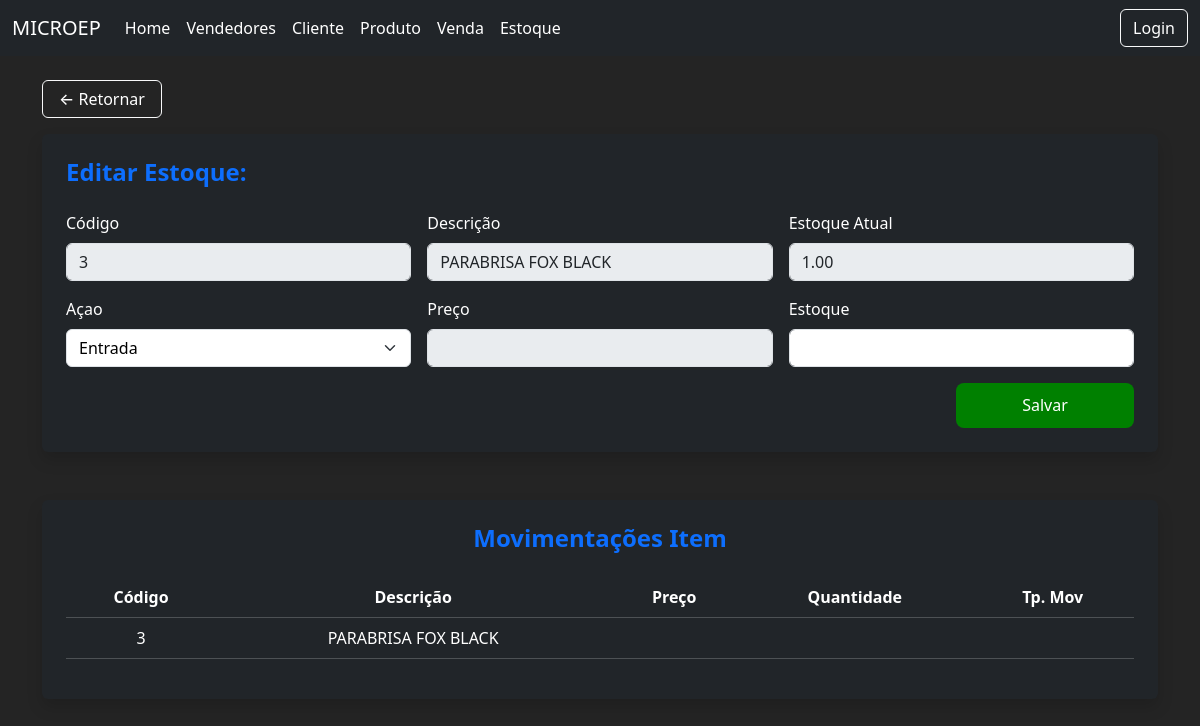
Screenshot of /produtos/4/ajuste/ with the database file from the repository.
### core/models.py (models this page shows, shortened)
class produto(models.Model):
    codigo = models.IntegerField()
    descricao = models.CharField(max_length=100)
    preco = models.DecimalField(max_digits=10,decimal_places=2)
    quantidadeestoque = models.DecimalField(max_digits=10,decimal_places=2,default=0)

### core/views.py (the view, shortened to what this page needs)
# urls.py: path('produtos/<int:id>/ajuste/',views.ajustar_estoque,name='ajustarestoque'),
def ajustar_estoque(request,id):
    erro  = None
    quantidademov = 0
    preco_unitario = 0
    prod = produto.objects.get(id=id)
    preco = request.POST.get("precoalt")
    quantidadeestoque = request.POST.get("estoquealt")
    if quantidadeestoque is not None:
        quantidademov = int(quantidadeestoque)
    if preco is not None:
        preco_unitario = int(preco)
    return render(request,'edicao/editarestoque.html',{'prod':prod,'erro':erro})

### core/templates/edicao/editarestoque.html (shortened to what this page needs)
<!DOCTYPE html>
<html lang="en">
<head>
    {% load static %}
    <link rel="stylesheet" href="{% static 'produtos.css' %}">
</head>
<body>
    {% include 'components/navbar.html' %}
    <div class="container py-4">
        <div class="mb-3">
            <a href="{% url 'produtos' %}" class="btn btn-outline-light px-3">
                ← Retornar
            </a>
        </div>
        <div class="bg-dark text-light rounded shadow p-4 mb-5">
            <h4 class="fw-bold text-primary mb-4">Editar Estoque:</h4>
            <form method="post">
                <div class="row g-3">
                    <div class="col-md-4 ">
                        <label class="form-label">Código</label>
                        <input type="number" name="codigo" value="{{prod.codigo}}" class="form-control disabled" disabled>
                    </div>
                    <div class="col-md-4">
                        <label class="form-label">Descrição</label>
                        <input type="text" name="descricao" value="{{prod.descricao}}" class="form-control disabled" disabled>
                    </div>
                    <div class="col-md-4">
                        <label class="form-label">Estoque Atual</label>
                        <input type="text" value="{{prod.quantidadeestoque}}" class="form-control disabled" disabled>
                    </div>
                    <div class="col-md-4">
                        <label class="form-label">Açao</label>
                        <select id="tipo_mov" class="form-select" required>
                            <option value="1">Entrada</option>
                        </select>
                    </div>
                    <div class="col-md-4 mt-3">
                        <label class="form-label">Preço</label>
                        <input id="inputpreco" type="text" name="precoalt" class="form-control" disabled>
                    </div>
                    <div class="col-md-4 mt-3">
                        <label class="form-label">Estoque</label>
                        <input id="inputestoque" type="text" name="estoquealt" class="form-control">
                    </div>
                    <div class="flex text-end">
                        <button class="checkbutton col-md-2 align-end" type="submit">Salvar</button>
                    </div>
                </div>
            </form>
        </div>
        <div class="bg-dark text-light rounded shadow p-4">
            <h4 class="fw-bold text-primary text-center mb-4">Movimentações Item</h4>
            <table class="table table-dark table-hover align-middle">
                <thead>
                    <tr>
                        <th class="text-center">Código</th>
                        <th class="text-center">Descrição</th>
                        <th class="text-center">Preço</th>
                        <th class="text-center">Quantidade</th>
                        <th class="text-center">Tp. Mov</th>
                    </tr>
                </thead>
                <tbody>
                    <tr>
                        <td class="text-center">{{ prod.codigo }}</td>
                        <td class="text-center">{{ prod.descricao }}</td>
                        <td class="text-center">{{ prod.preco_unitario }}</td>
                        <td class="text-center">{{ prod.quantidade }}</td>
                        <td class="text-center"></td>
                    </tr>
                </tbody>
            </table>
        </div>
    </div>
</body>
</html>

### static/produtos.css (style rules this page uses)
* { margin: 0; padding: 0; box-sizing: border-box; color: white; }
a { font-weight: 500 !important; color: #ffffff !important; text-decoration: inherit !important; }
:root { font-family: Inter, system-ui, Avenir, Helvetica, Arial, sans-serif; line-height: 1.5; font-weight: 400; color-scheme: light dark; color: rgba(255, 255, 255, 0.87) !important; background-color: #242424; font-synthesis: none; text-rendering: optimizeLegibility; -webkit-font-smoothing: antialiased; -moz-osx-font-smoothing: grayscale; }
body { background-color: #242424 !important; color: rgba(255, 255, 255, 0.87) !important; }
.checkbutton { background-color: green; border-radius: 8px; border: 1px solid transparent; padding: 0.6em 1.2em; font-size: 1em; font-weight: 500; cursor: pointer; transition: 0.25s ease; }
select, select option { background-color: #ffffff !important; color: rgb(0, 0, 0) !important; position: relative; z-index: 9999; color: black !important; }

### rows the page displays
produto: codigo "3", descricao "PARABRISA FOX BLACK", quantidadeestoque "1.00"
